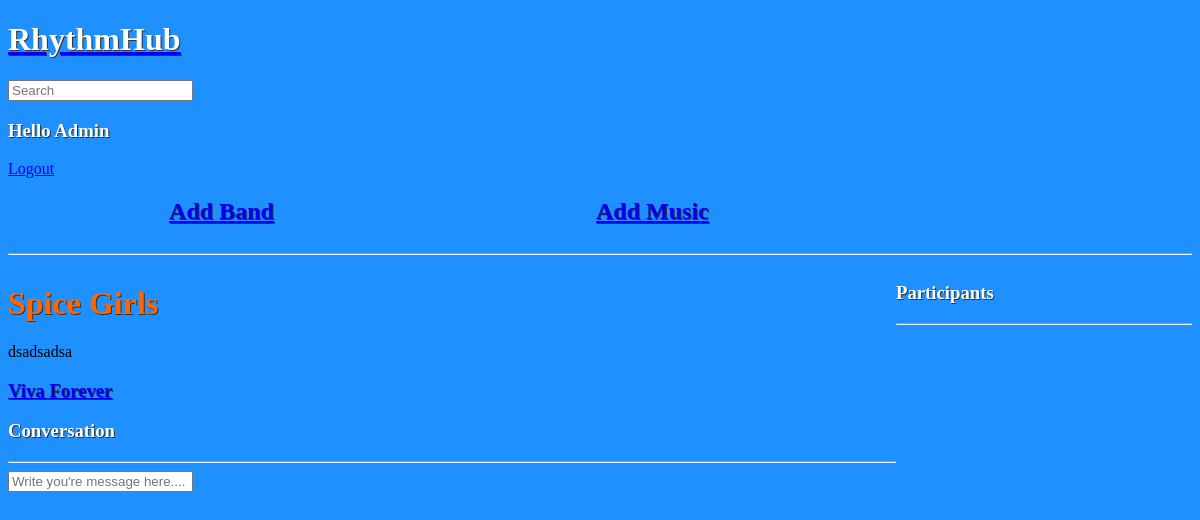
Screenshot of /band/3 (signed in) with the database file from the repository.
### base/models.py (models this page shows, shortened)
class Band(models.Model):
    host = models.ForeignKey(User, on_delete=models.SET_NULL, null=True)
    rhythm = models.ForeignKey(Rhythm, on_delete=models.SET_NULL, null=True)
    name = models.CharField(max_length=100)
    description = models.TextField(null=True, blank=True)
    participants = models.ManyToManyField(User, related_name='participants', blank=True)
    created = models.DateTimeField(auto_now_add=True)
    class Meta:
        ordering = ['-created']

class Music(models.Model):
    band = models.ForeignKey(Band, on_delete=models.CASCADE)
    name = models.CharField(max_length=100)
    youtubelink = models.CharField(max_length=100)

### base/views.py (the view, shortened to what this page needs)
# urls.py: path('band/<str:pk>', views.band, name="band"),
def band(request, pk):
    band = Band.objects.get(id=pk)
    musics = Music.objects.filter(band__id=pk)
    band_messages = band.message_set.all()
    participants = band.participants.all()
    context = {'band' : band, 'band_messages': band_messages, 'participants':participants, "musics": musics}
    return render(request, "base/band.html", context)

### base/templates/base/band.html (shortened to what this page needs)
{% extends 'main.html' %}
{% block content%}
<div class="band-container">
    <div>
        <h1 class="band-name">{{band.name}}</h1>
        <p>{{band.description}}</p>
        <div>
        {% for music in musics %}
                {% if band.id == music.band.id %}
                    <h3> <a href="{% url 'music' music.id %}"> {{music.name}}</a> </h3>
                {% endif %}
        {% endfor %}
        </div>
        <div class="comment-wrapper">
            <h3>Conversation</h3>
            <hr>
        </div>
        {% if request.user.is_authenticated %}
        <div class="comment-form">
            <form method="POST" action="">
                <input type="text" name="body" placeholder="Write you're message here...." />
            </form>
        </div>
    </div>
    <div>
        <h3>Participants</h3>
        <hr>
    </div>
</div>
{% endif %}
{% endblock content %}

### templates/navbar.html (shortened to what this page needs)
<a href="/">
    <h1>RhythmHub</h1>
</a>
<form method="GET" action="{% url 'home' %}">
<input type="text" name="q" placeholder="Search"/>
</form>
<div>
    {% if request.user.is_authenticated %}
    <h3>Hello {{user.username|title}}</h3>
    <a href="{% url 'logout' %}">Logout</a>
    {% else %}
    <div style="display: grid;">
    <a href="{% url 'login' %}"> Login </a>
    <a href=" {% url 'register' %}">Sign Up</a>
    </div>
    {% endif %}
</div>
<div style="display: flex; justify-content: space-around;" >
    <h2><a href='{% url "create-band" %}'>Add Band</a></h2>
    <h2><a href='{% url "create-music" %}'>Add Music</a></h2>
</div>
<hr>

### static/styles/main.css (style rules this page uses)
body { background-color: #1e90ff; }
h1, h2, h3 { color: #ffffff; text-shadow: 1px 1px #333; }
.music-name, .band-name { color: #ff6600; font-weight: bold; }
.band-container { display: grid; grid-template-columns: 3fr 1fr; }

### rows the page displays
Band: name "Spice Girls", description "dsadsadsa"
Music: name "Viva Forever"

### other values shown
{{ user.username|title }} "Admin"
